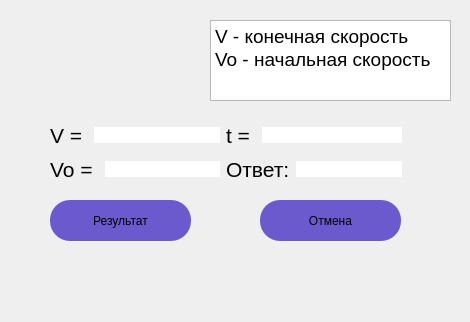
<?xml version="1.0" encoding="UTF-8"?>
<ui version="4.0">
 <class>Dialog</class>
 <widget class="QDialog" name="Dialog">
  <property name="geometry">
   <rect>
    <x>0</x>
    <y>0</y>
    <width>470</width>
    <height>322</height>
   </rect>
  </property>
  <property name="windowTitle">
   <string>Dialog</string>
  </property>
  <widget class="QLabel" name="label">
   <property name="geometry">
    <rect>
     <x>80</x>
     <y>60</y>
     <width>47</width>
     <height>13</height>
    </rect>
   </property>
   <property name="text">
    <string/>
   </property>
  </widget>
  <widget class="QPushButton" name="result">
   <property name="geometry">
    <rect>
     <x>50</x>
     <y>200</y>
     <width>141</width>
     <height>41</height>
    </rect>
   </property>
   <property name="styleSheet">
    <string notr="true"> border-radius: 20%;
background-color:SlateBlue;</string>
   </property>
   <property name="text">
    <string>Результат</string>
   </property>
   <property name="checkable">
    <bool>false</bool>
   </property>
  </widget>
  <widget class="QPushButton" name="chanel">
   <property name="geometry">
    <rect>
     <x>260</x>
     <y>200</y>
     <width>141</width>
     <height>41</height>
    </rect>
   </property>
   <property name="styleSheet">
    <string notr="true"> border-radius: 20%;
background-color:SlateBlue;</string>
   </property>
   <property name="text">
    <string>Отмена</string>
   </property>
  </widget>
  <widget class="QLabel" name="label_5">
   <property name="geometry">
    <rect>
     <x>30</x>
     <y>10</y>
     <width>141</width>
     <height>91</height>
    </rect>
   </property>
   <property name="text">
    <string/>
   </property>
   <property name="pixmap">
    <pixmap>../../Pictures/Saved Pictures/для проекта.png</pixmap>
   </property>
  </widget>
  <widget class="QTextBrowser" name="textBrowser">
   <property name="geometry">
    <rect>
     <x>210</x>
     <y>20</y>
     <width>241</width>
     <height>81</height>
    </rect>
   </property>
   <property name="html">
    <string>&lt;!DOCTYPE HTML PUBLIC &quot;-//W3C//DTD HTML 4.0//EN&quot; &quot;http://www.w3.org/TR/REC-html40/strict.dtd&quot;&gt;
&lt;html&gt;&lt;head&gt;&lt;meta name=&quot;qrichtext&quot; content=&quot;1&quot; /&gt;&lt;style type=&quot;text/css&quot;&gt;
p, li { white-space: pre-wrap; }
&lt;/style&gt;&lt;/head&gt;&lt;body style=&quot; font-family:'MS Shell Dlg 2'; font-size:8.25pt; font-weight:400; font-style:normal;&quot;&gt;
&lt;p style=&quot; margin-top:0px; margin-bottom:0px; margin-left:0px; margin-right:0px; -qt-block-indent:0; text-indent:0px;&quot;&gt;&lt;span style=&quot; font-size:14pt;&quot;&gt;V - конечная скорость&lt;/span&gt;&lt;/p&gt;
&lt;p style=&quot; margin-top:0px; margin-bottom:0px; margin-left:0px; margin-right:0px; -qt-block-indent:0; text-indent:0px;&quot;&gt;&lt;span style=&quot; font-size:14pt;&quot;&gt;Vo - начальная скорость&lt;/span&gt;&lt;/p&gt;&lt;/body&gt;&lt;/html&gt;</string>
   </property>
  </widget>
  <widget class="QWidget" name="layoutWidget">
   <property name="geometry">
    <rect>
     <x>50</x>
     <y>120</y>
     <width>352</width>
     <height>66</height>
    </rect>
   </property>
   <layout class="QHBoxLayout" name="horizontalLayout_7">
    <item>
     <layout class="QHBoxLayout" name="horizontalLayout_5">
      <item>
       <layout class="QVBoxLayout" name="verticalLayout_2"/>
      </item>
      <item>
       <layout class="QVBoxLayout" name="verticalLayout">
        <item>
         <layout class="QHBoxLayout" name="horizontalLayout">
          <item>
           <widget class="QLabel" name="label_2">
            <property name="font">
             <font>
              <pointsize>16</pointsize>
             </font>
            </property>
            <property name="text">
             <string>V = </string>
            </property>
           </widget>
          </item>
          <item>
           <widget class="QLineEdit" name="kon">
            <property name="styleSheet">
             <string notr="true"> border-radius: 20%;</string>
            </property>
           </widget>
          </item>
         </layout>
        </item>
        <item>
         <layout class="QHBoxLayout" name="horizontalLayout_2">
          <item>
           <widget class="QLabel" name="label_3">
            <property name="font">
             <font>
              <pointsize>16</pointsize>
             </font>
            </property>
            <property name="text">
             <string>Vo = </string>
            </property>
           </widget>
          </item>
          <item>
           <widget class="QLineEdit" name="nach">
            <property name="styleSheet">
             <string notr="true"> border-radius: 20%;</string>
            </property>
           </widget>
          </item>
         </layout>
        </item>
       </layout>
      </item>
     </layout>
    </item>
    <item>
     <layout class="QVBoxLayout" name="verticalLayout_3">
      <item>
       <layout class="QHBoxLayout" name="horizontalLayout_3">
        <item>
         <widget class="QLabel" name="label_4">
          <property name="font">
           <font>
            <pointsize>16</pointsize>
           </font>
          </property>
          <property name="text">
           <string>t = </string>
          </property>
         </widget>
        </item>
        <item>
         <widget class="QLineEdit" name="vremya">
          <property name="styleSheet">
           <string notr="true"> border-radius: 20%;</string>
          </property>
         </widget>
        </item>
       </layout>
      </item>
      <item>
       <layout class="QHBoxLayout" name="horizontalLayout_6">
        <item>
         <layout class="QHBoxLayout" name="horizontalLayout_4">
          <item>
           <widget class="QLabel" name="label_6">
            <property name="font">
             <font>
              <pointsize>16</pointsize>
             </font>
            </property>
            <property name="text">
             <string>Ответ:</string>
            </property>
           </widget>
          </item>
          <item>
           <widget class="QLineEdit" name="otvet">
            <property name="styleSheet">
             <string notr="true"> border-radius: 20%;</string>
            </property>
           </widget>
          </item>
         </layout>
        </item>
       </layout>
      </item>
     </layout>
    </item>
   </layout>
  </widget>
 </widget>
 <resources/>
 <connections/>
</ui>
